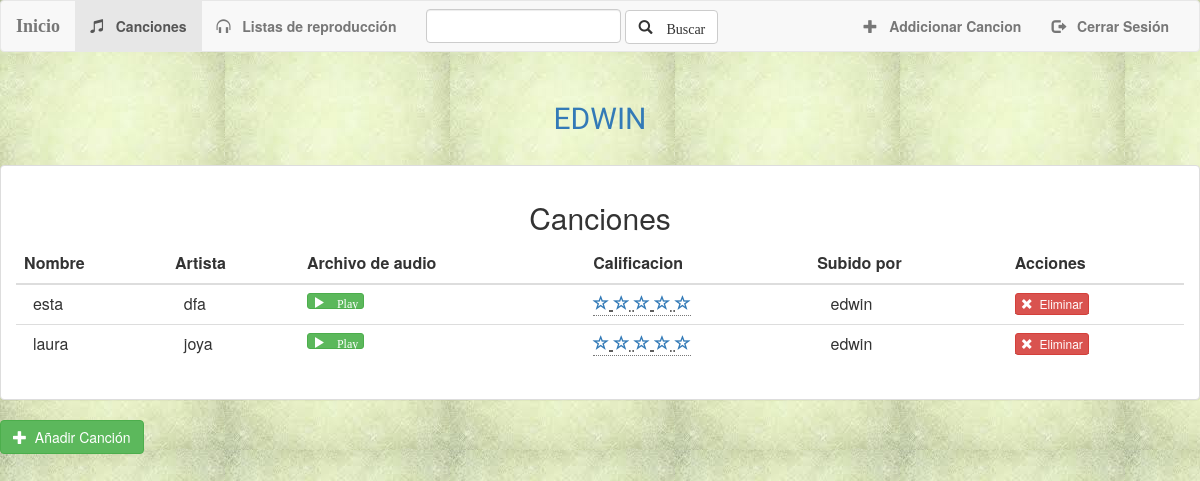
The app's page /mymusic/ (signed in), older data.
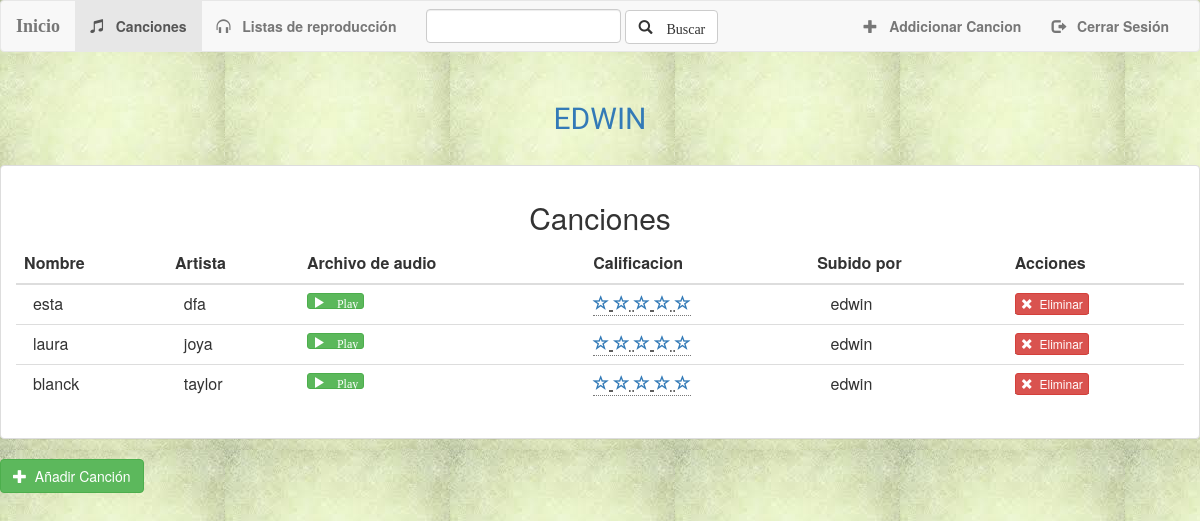
The same page, newer data.
### MyMusic/models.py (models this page shows, shortened)
class Cancion(models.Model):
    user = models.ForeignKey(User, default=1)
    titulo_cancion=models.CharField(max_length=500)
    artista = models.CharField(max_length=250)
    audio = models.FileField(default='')

### MyMusic/views.py (the view)
def index(request):
    if not request.user.is_authenticated():
        return render(request, 'MyMusic/login_form.html')
    else:
        canciones=Cancion.objects.all()
        canciones_user=Cancion.objects.filter(user=request.user)
        query = request.GET.get("q")
        if query:
            canciones = canciones.filter(Q(titulo_cancion__icontains=query) |  Q(artista__icontains=query)).distinct()
            """
            song_results = song_results.filter(
                Q(song_title__icontains=query)
            ).distinct()
            """
            context={
                'canciones': canciones,
                'username': request.user.username,
            }
            return render(request, 'MyMusic/index.html', context)
        else:
            return render(request, 'MyMusic/index.html', {'canciones': canciones_user, 'username': request.user.username})

### MyMusic/templates/MyMusic/index.html (shortened to what the changed rows need)
{% extends 'MyMusic/plantilla.html' %}
{% block body %}
<div class="container-fluid canciones-container">
    <div class="row">
        <div >
            <div class="center-block">
                <ul class="nav text-center" style="margin-bottom: 10px;">
                    <li role="presentation" ><a> <h2 style="font-family: 'Kaushan Script', cursive; text-transform: uppercase;">{{ username }}</h2> </a></li>
                </ul>
            </div>
            {% if canciones %}
            <div class="panel panel-default">
                <div class="panel-body">
                   <h2 class="text-center" style="text-transform: capitalize">canciones</h2>
                    <table class="table">
                        <thead>
                        <tr>
                            <th>Nombre</th>
                            <th>Artista</th>
                            <th>Archivo de audio</th>
                            <th>Calificacion</th>
                            <th>Subido por</th>
                            <th>Acciones</th>
                        </tr>
                        </thead>
                        <tbody>
                        {% for song in canciones %}
                            <tr>
                                <td> &nbsp;&nbsp;{{ song.titulo_cancion }}</td>
                                <td>&nbsp;&nbsp;{{ song.artista }}</td>
                                <td>
                                    <a target="_blank" href="{{ song.audio.url }}">
                                        <button type="button" class="btn btn-success btn-xs ">
                                               <span class="glyphicon glyphicon-play">&nbsp;Play</span>
                                        </button>
                                     </a>
                                </td>
                                <td>
                                    {% if calificacion %}
                                         <abbr title="Gracias por calificar">
                                         {% for i in calificacion %}
                                            <a class="glyphicon glyphicon-star active"></a>
                                        {% endfor %}
                                         </abbr>
                                    {% else %}
                                        <abbr title="Califica esta canción">
                                        {% for i in "cinco" %}
                                           <a href="{% url 'MyMusic:ratin_cancion' forloop.counter song.id %}" class="btn-canciones" >
                                               <span class="glyphicon glyphicon-star-empty"> </span>
                                           </a>
                                        {% endfor %}
                                        </abbr>
                                    {% endif %}
                                </td>
                                <td>
                                   &nbsp;&nbsp; {{ song.user.username }}
                                </td>
                                <td>
                                    {% if song.user.username == username %}
                                    <form action="{% url 'MyMusic:eliminar_cancion' song.id %}" method="post" style="display: inline;">
                                        <abbr title="Eliminar Canción">
                                            <button type="submit" class="btn btn-danger btn-xs   ">
                                                <span class="glyphicon glyphicon-remove"> </span>&nbsp; Eliminar
                                            </button>
                                        </abbr>
                                    </form>
                                    {% endif %}
                                </td>
                            </tr>
                        {% endfor %}
                        </tbody>
                    </table>
                </div>
            </div>
        {% else %}
            <div class="col-centered">
                <h3>No se encontraron canciónes </h3>
            </div>
        {% endif %}
        </div>
    </div>
</div>
{% endblock %}

Row changes from the older to the newer data that the page shows:
added Cancion: titulo_cancion "blanck", artista "taylor", user.username "edwin"
